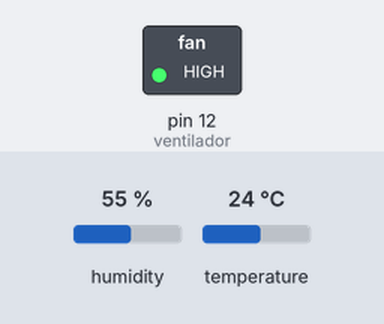
The sketch below on a simulated Arduino Uno, built with avr-gcc and run on an emulated ATmega328P. Parts: switched loads named in the sketch (green lamp = pin HIGH). The test bench sets the inputs (shaded band); at power-on: temperature 24 °C, humidity 55 %. What the sketch prints to the serial monitor is not drawn.

Above: at 2.8 s.
2.9 s: temperature set to 22 °C
At 5.2 s:
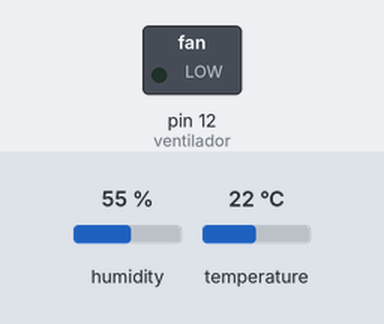
5.6 s: temperature set to 28 °C
At 6.6 s:
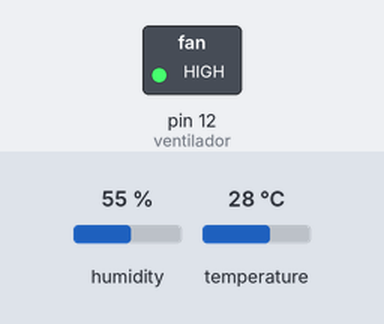
8.3 s: temperature set to 12 °C
At 11.4 s:
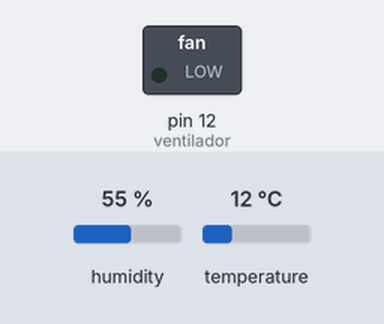
Timing chart, 0 to 12.9 s (numbered marks = the images above; inputs shaded):
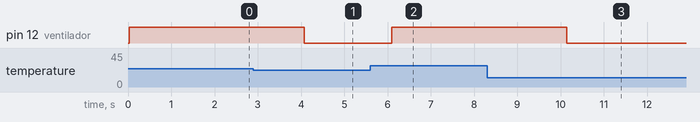

The sketch:

ArduinoCOM3.ino
```cpp
#include <Adafruit_Sensor.h>
#include <DHT.h>
#include <DHT_U.h>

int sensor=2;
int ventilador=12;
int temp,signalvolt;
DHT dht (sensor, DHT11);

void setup() {
  // put your setup code here, to run once:
Serial.begin(9600);
pinMode(ventilador, OUTPUT);
dht.begin();
}

void loop() {
  // put your main code here, to run repeatedly:

temp=dht.readTemperature();

//temp=analogRead(sensor);

//temp=(5*signalvolt*100)/1024;

Serial.print(temp);

if(temp>23)
{
  digitalWrite(ventilador, 1);
  }

else
{
  digitalWrite(ventilador, 0);
  }
delay(500);


}
```

Measured:
- the behaviour switches between 24 and 23 °C on temperature (found by bisection; images 0 and 1)
- after the input at 2.9 s, pin 12 (ventilador): HIGH → LOW after 1.2 s
- after the input at 5.6 s, pin 12 (ventilador): LOW → HIGH after 0.50 s
- after the input at 8.3 s, pin 12 (ventilador): HIGH → LOW after 1.8 s
